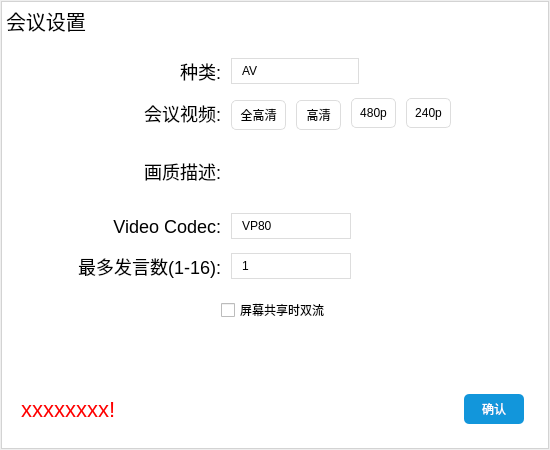
<?xml version="1.0" encoding="UTF-8"?>
<ui version="4.0">
 <class>QualitySelSetDialog</class>
 <widget class="QDialog" name="QualitySelSetDialog">
  <property name="geometry">
   <rect>
    <x>0</x>
    <y>0</y>
    <width>550</width>
    <height>450</height>
   </rect>
  </property>
  <property name="minimumSize">
   <size>
    <width>550</width>
    <height>450</height>
   </size>
  </property>
  <property name="maximumSize">
   <size>
    <width>550</width>
    <height>450</height>
   </size>
  </property>
  <property name="windowTitle">
   <string>QualitySelSetDialog</string>
  </property>
  <property name="styleSheet">
   <string notr="true">QComboBox {
    border: 1px solid #dddddd; 
    padding: 1px 18px 1px 3px; 
    color: #000;
    background: transparent;
padding-left:10px;
}
QLabel{
font-size:18px;
}
QComboBox QAbstractItemView::item {
    height: 26px;  
}
QComboBox::drop-down {
      subcontrol-origin: padding; 
    subcontrol-position: top right; 
    width: 15px;
padding-right:6px;
 border:none;
}
QComboBox::down-arrow {
width: 15px; 
　　background: transparent; 
　　padding: 0px 0px 0px 0px;
	image: url(:/Resources/Images/WinMain/drop.png);
}
</string>
  </property>
  <layout class="QHBoxLayout" name="horizontalLayout">
   <property name="spacing">
    <number>0</number>
   </property>
   <property name="leftMargin">
    <number>1</number>
   </property>
   <property name="topMargin">
    <number>1</number>
   </property>
   <property name="rightMargin">
    <number>1</number>
   </property>
   <property name="bottomMargin">
    <number>1</number>
   </property>
   <item>
    <widget class="QWidget" name="widget" native="true">
     <property name="styleSheet">
      <string notr="true">QWidget#widget
{
 	border:1px solid rgb(211,211,211);
	background-color: rgb(255, 255, 255);
}</string>
     </property>
     <layout class="QVBoxLayout" name="verticalLayout">
      <property name="spacing">
       <number>20</number>
      </property>
      <property name="leftMargin">
       <number>5</number>
      </property>
      <property name="topMargin">
       <number>5</number>
      </property>
      <property name="rightMargin">
       <number>5</number>
      </property>
      <property name="bottomMargin">
       <number>20</number>
      </property>
      <item>
       <widget class="QWidget" name="widget_2" native="true">
        <property name="minimumSize">
         <size>
          <width>0</width>
          <height>30</height>
         </size>
        </property>
        <property name="maximumSize">
         <size>
          <width>16777215</width>
          <height>30</height>
         </size>
        </property>
        <layout class="QHBoxLayout" name="horizontalLayout_2">
         <property name="spacing">
          <number>0</number>
         </property>
         <property name="leftMargin">
          <number>0</number>
         </property>
         <property name="topMargin">
          <number>0</number>
         </property>
         <property name="rightMargin">
          <number>0</number>
         </property>
         <property name="bottomMargin">
          <number>0</number>
         </property>
         <item>
          <widget class="QLabel" name="label">
           <property name="styleSheet">
            <string notr="true">font-size:20px;</string>
           </property>
           <property name="text">
            <string>会议设置</string>
           </property>
          </widget>
         </item>
         <item>
          <widget class="QPushButton" name="closeBtn">
           <property name="minimumSize">
            <size>
             <width>30</width>
             <height>30</height>
            </size>
           </property>
           <property name="maximumSize">
            <size>
             <width>30</width>
             <height>30</height>
            </size>
           </property>
           <property name="inputMethodHints">
            <set>Qt::ImhNone</set>
           </property>
           <property name="text">
            <string/>
           </property>
           <property name="iconSize">
            <size>
             <width>30</width>
             <height>30</height>
            </size>
           </property>
           <property name="autoDefault">
            <bool>true</bool>
           </property>
           <property name="flat">
            <bool>true</bool>
           </property>
          </widget>
         </item>
        </layout>
       </widget>
      </item>
      <item>
       <widget class="QWidget" name="widget_3" native="true">
        <layout class="QVBoxLayout" name="verticalLayout_2">
         <property name="spacing">
          <number>10</number>
         </property>
         <property name="leftMargin">
          <number>15</number>
         </property>
         <property name="topMargin">
          <number>0</number>
         </property>
         <property name="rightMargin">
          <number>0</number>
         </property>
         <property name="bottomMargin">
          <number>0</number>
         </property>
         <item>
          <widget class="QWidget" name="widget_4" native="true">
           <property name="minimumSize">
            <size>
             <width>0</width>
             <height>30</height>
            </size>
           </property>
           <property name="maximumSize">
            <size>
             <width>16777215</width>
             <height>30</height>
            </size>
           </property>
           <layout class="QHBoxLayout" name="horizontalLayout_3">
            <property name="spacing">
             <number>10</number>
            </property>
            <property name="leftMargin">
             <number>0</number>
            </property>
            <property name="topMargin">
             <number>0</number>
            </property>
            <property name="rightMargin">
             <number>0</number>
            </property>
            <property name="bottomMargin">
             <number>0</number>
            </property>
            <item>
             <widget class="QLabel" name="label_2">
              <property name="minimumSize">
               <size>
                <width>200</width>
                <height>0</height>
               </size>
              </property>
              <property name="maximumSize">
               <size>
                <width>200</width>
                <height>16777215</height>
               </size>
              </property>
              <property name="text">
               <string>种类:</string>
              </property>
              <property name="alignment">
               <set>Qt::AlignRight|Qt::AlignTrailing|Qt::AlignVCenter</set>
              </property>
             </widget>
            </item>
            <item>
             <widget class="QComboBox" name="comboBox">
              <property name="minimumSize">
               <size>
                <width>120</width>
                <height>26</height>
               </size>
              </property>
              <property name="maximumSize">
               <size>
                <width>16777215</width>
                <height>26</height>
               </size>
              </property>
              <property name="styleSheet">
               <string notr="true"/>
              </property>
              <item>
               <property name="text">
                <string>AV</string>
               </property>
              </item>
              <item>
               <property name="text">
                <string>Webcam</string>
               </property>
              </item>
              <item>
               <property name="text">
                <string>Screen</string>
               </property>
              </item>
              <item>
               <property name="text">
                <string>Media File</string>
               </property>
              </item>
              <item>
               <property name="text">
                <string>Mddia Device</string>
               </property>
              </item>
             </widget>
            </item>
            <item>
             <spacer name="horizontalSpacer">
              <property name="orientation">
               <enum>Qt::Horizontal</enum>
              </property>
              <property name="sizeHint" stdset="0">
               <size>
                <width>148</width>
                <height>20</height>
               </size>
              </property>
             </spacer>
            </item>
           </layout>
          </widget>
         </item>
         <item>
          <widget class="QWidget" name="widget_5" native="true">
           <property name="minimumSize">
            <size>
             <width>0</width>
             <height>35</height>
            </size>
           </property>
           <property name="maximumSize">
            <size>
             <width>16777215</width>
             <height>35</height>
            </size>
           </property>
           <property name="styleSheet">
            <string notr="true">QPushButton
{
  border:1px solid #dddddd;
   border-radius:5%;
}
QPushButton:checked
{
 background:#1296db;
color:#ffffff;
}</string>
           </property>
           <layout class="QHBoxLayout" name="horizontalLayout_4">
            <property name="spacing">
             <number>10</number>
            </property>
            <property name="leftMargin">
             <number>0</number>
            </property>
            <property name="topMargin">
             <number>0</number>
            </property>
            <property name="rightMargin">
             <number>0</number>
            </property>
            <property name="bottomMargin">
             <number>0</number>
            </property>
            <item>
             <widget class="QLabel" name="label_3">
              <property name="minimumSize">
               <size>
                <width>200</width>
                <height>0</height>
               </size>
              </property>
              <property name="maximumSize">
               <size>
                <width>200</width>
                <height>16777215</height>
               </size>
              </property>
              <property name="text">
               <string>会议视频:</string>
              </property>
              <property name="alignment">
               <set>Qt::AlignRight|Qt::AlignTrailing|Qt::AlignVCenter</set>
              </property>
             </widget>
            </item>
            <item>
             <widget class="QPushButton" name="Btn_1080p">
              <property name="minimumSize">
               <size>
                <width>55</width>
                <height>30</height>
               </size>
              </property>
              <property name="maximumSize">
               <size>
                <width>55</width>
                <height>26</height>
               </size>
              </property>
              <property name="text">
               <string>全高清</string>
              </property>
              <property name="checkable">
               <bool>true</bool>
              </property>
              <property name="checked">
               <bool>false</bool>
              </property>
              <attribute name="buttonGroup">
               <string notr="true">buttonGroup</string>
              </attribute>
             </widget>
            </item>
            <item>
             <widget class="QPushButton" name="Btn_720p">
              <property name="minimumSize">
               <size>
                <width>45</width>
                <height>30</height>
               </size>
              </property>
              <property name="maximumSize">
               <size>
                <width>40</width>
                <height>26</height>
               </size>
              </property>
              <property name="text">
               <string>高清</string>
              </property>
              <property name="checkable">
               <bool>true</bool>
              </property>
              <property name="checked">
               <bool>false</bool>
              </property>
              <attribute name="buttonGroup">
               <string notr="true">buttonGroup</string>
              </attribute>
             </widget>
            </item>
            <item>
             <widget class="QPushButton" name="Btn_480p">
              <property name="minimumSize">
               <size>
                <width>45</width>
                <height>30</height>
               </size>
              </property>
              <property name="maximumSize">
               <size>
                <width>45</width>
                <height>30</height>
               </size>
              </property>
              <property name="text">
               <string>480p</string>
              </property>
              <property name="checkable">
               <bool>true</bool>
              </property>
              <property name="checked">
               <bool>false</bool>
              </property>
              <attribute name="buttonGroup">
               <string notr="true">buttonGroup</string>
              </attribute>
             </widget>
            </item>
            <item>
             <widget class="QPushButton" name="Btn_240p">
              <property name="minimumSize">
               <size>
                <width>45</width>
                <height>30</height>
               </size>
              </property>
              <property name="maximumSize">
               <size>
                <width>45</width>
                <height>30</height>
               </size>
              </property>
              <property name="text">
               <string>240p</string>
              </property>
              <property name="checkable">
               <bool>true</bool>
              </property>
              <property name="checked">
               <bool>false</bool>
              </property>
              <attribute name="buttonGroup">
               <string notr="true">buttonGroup</string>
              </attribute>
             </widget>
            </item>
            <item>
             <spacer name="horizontalSpacer_2">
              <property name="orientation">
               <enum>Qt::Horizontal</enum>
              </property>
              <property name="sizeHint" stdset="0">
               <size>
                <width>148</width>
                <height>20</height>
               </size>
              </property>
             </spacer>
            </item>
           </layout>
          </widget>
         </item>
         <item>
          <widget class="QWidget" name="widget_6" native="true">
           <property name="minimumSize">
            <size>
             <width>0</width>
             <height>60</height>
            </size>
           </property>
           <property name="maximumSize">
            <size>
             <width>16777215</width>
             <height>60</height>
            </size>
           </property>
           <layout class="QHBoxLayout" name="horizontalLayout_5">
            <property name="spacing">
             <number>10</number>
            </property>
            <property name="leftMargin">
             <number>0</number>
            </property>
            <property name="topMargin">
             <number>0</number>
            </property>
            <property name="rightMargin">
             <number>0</number>
            </property>
            <property name="bottomMargin">
             <number>0</number>
            </property>
            <item>
             <widget class="QLabel" name="label_4">
              <property name="minimumSize">
               <size>
                <width>200</width>
                <height>0</height>
               </size>
              </property>
              <property name="maximumSize">
               <size>
                <width>200</width>
                <height>16777215</height>
               </size>
              </property>
              <property name="text">
               <string>画质描述:</string>
              </property>
              <property name="alignment">
               <set>Qt::AlignRight|Qt::AlignTrailing|Qt::AlignVCenter</set>
              </property>
             </widget>
            </item>
            <item>
             <widget class="QLabel" name="label_desc">
              <property name="styleSheet">
               <string notr="true">font-size:12px;</string>
              </property>
              <property name="text">
               <string/>
              </property>
              <property name="wordWrap">
               <bool>true</bool>
              </property>
             </widget>
            </item>
           </layout>
          </widget>
         </item>
         <item>
          <widget class="QWidget" name="widget_7" native="true">
           <property name="minimumSize">
            <size>
             <width>0</width>
             <height>30</height>
            </size>
           </property>
           <property name="maximumSize">
            <size>
             <width>16777215</width>
             <height>30</height>
            </size>
           </property>
           <layout class="QHBoxLayout" name="horizontalLayout_6">
            <property name="spacing">
             <number>10</number>
            </property>
            <property name="leftMargin">
             <number>0</number>
            </property>
            <property name="topMargin">
             <number>0</number>
            </property>
            <property name="rightMargin">
             <number>0</number>
            </property>
            <property name="bottomMargin">
             <number>0</number>
            </property>
            <item>
             <widget class="QLabel" name="label_6">
              <property name="minimumSize">
               <size>
                <width>200</width>
                <height>0</height>
               </size>
              </property>
              <property name="maximumSize">
               <size>
                <width>200</width>
                <height>16777215</height>
               </size>
              </property>
              <property name="text">
               <string>Video Codec:</string>
              </property>
              <property name="alignment">
               <set>Qt::AlignRight|Qt::AlignTrailing|Qt::AlignVCenter</set>
              </property>
             </widget>
            </item>
            <item>
             <widget class="QComboBox" name="comboBox_codec">
              <property name="minimumSize">
               <size>
                <width>120</width>
                <height>26</height>
               </size>
              </property>
              <property name="maximumSize">
               <size>
                <width>16777215</width>
                <height>26</height>
               </size>
              </property>
              <property name="styleSheet">
               <string notr="true"/>
              </property>
              <item>
               <property name="text">
                <string>VP80</string>
               </property>
              </item>
              <item>
               <property name="text">
                <string>h264</string>
               </property>
              </item>
              <item>
               <property name="text">
                <string>HEVC</string>
               </property>
              </item>
             </widget>
            </item>
            <item>
             <spacer name="horizontalSpacer_3">
              <property name="orientation">
               <enum>Qt::Horizontal</enum>
              </property>
              <property name="sizeHint" stdset="0">
               <size>
                <width>148</width>
                <height>20</height>
               </size>
              </property>
             </spacer>
            </item>
           </layout>
          </widget>
         </item>
         <item>
          <widget class="QWidget" name="widget_8" native="true">
           <property name="minimumSize">
            <size>
             <width>0</width>
             <height>30</height>
            </size>
           </property>
           <property name="maximumSize">
            <size>
             <width>16777215</width>
             <height>30</height>
            </size>
           </property>
           <layout class="QHBoxLayout" name="horizontalLayout_7">
            <property name="spacing">
             <number>10</number>
            </property>
            <property name="leftMargin">
             <number>0</number>
            </property>
            <property name="topMargin">
             <number>0</number>
            </property>
            <property name="rightMargin">
             <number>0</number>
            </property>
            <property name="bottomMargin">
             <number>0</number>
            </property>
            <item>
             <widget class="QLabel" name="label_7">
              <property name="minimumSize">
               <size>
                <width>200</width>
                <height>0</height>
               </size>
              </property>
              <property name="maximumSize">
               <size>
                <width>200</width>
                <height>16777215</height>
               </size>
              </property>
              <property name="text">
               <string>最多发言数(1-16):</string>
              </property>
              <property name="alignment">
               <set>Qt::AlignRight|Qt::AlignTrailing|Qt::AlignVCenter</set>
              </property>
             </widget>
            </item>
            <item>
             <widget class="QComboBox" name="comboBox_usMaxSpeakers">
              <property name="minimumSize">
               <size>
                <width>120</width>
                <height>26</height>
               </size>
              </property>
              <property name="maximumSize">
               <size>
                <width>16777215</width>
                <height>26</height>
               </size>
              </property>
              <property name="styleSheet">
               <string notr="true"/>
              </property>
              <property name="currentText">
               <string>1</string>
              </property>
              <item>
               <property name="text">
                <string>1</string>
               </property>
              </item>
              <item>
               <property name="text">
                <string>2</string>
               </property>
              </item>
              <item>
               <property name="text">
                <string>3</string>
               </property>
              </item>
              <item>
               <property name="text">
                <string>4</string>
               </property>
              </item>
              <item>
               <property name="text">
                <string>5</string>
               </property>
              </item>
              <item>
               <property name="text">
                <string>6</string>
               </property>
              </item>
              <item>
               <property name="text">
                <string>7</string>
               </property>
              </item>
              <item>
               <property name="text">
                <string>8</string>
               </property>
              </item>
              <item>
               <property name="text">
                <string>9</string>
               </property>
              </item>
              <item>
               <property name="text">
                <string>10</string>
               </property>
              </item>
              <item>
               <property name="text">
                <string>11</string>
               </property>
              </item>
              <item>
               <property name="text">
                <string>12</string>
               </property>
              </item>
              <item>
               <property name="text">
                <string>13</string>
               </property>
              </item>
              <item>
               <property name="text">
                <string>14</string>
               </property>
              </item>
              <item>
               <property name="text">
                <string>15</string>
               </property>
              </item>
              <item>
               <property name="text">
                <string>16</string>
               </property>
              </item>
              <item>
               <property name="text">
                <string>17</string>
               </property>
              </item>
              <item>
               <property name="text">
                <string>18</string>
               </property>
              </item>
              <item>
               <property name="text">
                <string>19</string>
               </property>
              </item>
              <item>
               <property name="text">
                <string>20</string>
               </property>
              </item>
              <item>
               <property name="text">
                <string>21</string>
               </property>
              </item>
              <item>
               <property name="text">
                <string>22</string>
               </property>
              </item>
              <item>
               <property name="text">
                <string>23</string>
               </property>
              </item>
              <item>
               <property name="text">
                <string>24</string>
               </property>
              </item>
              <item>
               <property name="text">
                <string>25</string>
               </property>
              </item>
             </widget>
            </item>
            <item>
             <spacer name="horizontalSpacer_4">
              <property name="orientation">
               <enum>Qt::Horizontal</enum>
              </property>
              <property name="sizeHint" stdset="0">
               <size>
                <width>141</width>
                <height>20</height>
               </size>
              </property>
             </spacer>
            </item>
           </layout>
          </widget>
         </item>
         <item>
          <widget class="QWidget" name="widget_9" native="true">
           <layout class="QHBoxLayout" name="horizontalLayout_8">
            <property name="spacing">
             <number>0</number>
            </property>
            <property name="leftMargin">
             <number>0</number>
            </property>
            <property name="topMargin">
             <number>0</number>
            </property>
            <property name="rightMargin">
             <number>0</number>
            </property>
            <property name="bottomMargin">
             <number>0</number>
            </property>
            <item>
             <widget class="QWidget" name="widget_10" native="true">
              <property name="minimumSize">
               <size>
                <width>200</width>
                <height>0</height>
               </size>
              </property>
              <property name="maximumSize">
               <size>
                <width>200</width>
                <height>16777215</height>
               </size>
              </property>
             </widget>
            </item>
            <item>
             <widget class="QCheckBox" name="checkDouble">
              <property name="text">
               <string>屏幕共享时双流</string>
              </property>
             </widget>
            </item>
           </layout>
          </widget>
         </item>
         <item>
          <widget class="QLabel" name="label_8">
           <property name="text">
            <string/>
           </property>
          </widget>
         </item>
         <item>
          <widget class="QWidget" name="widget_11" native="true">
           <property name="minimumSize">
            <size>
             <width>0</width>
             <height>40</height>
            </size>
           </property>
           <property name="maximumSize">
            <size>
             <width>16777215</width>
             <height>40</height>
            </size>
           </property>
           <layout class="QHBoxLayout" name="horizontalLayout_11">
            <property name="spacing">
             <number>10</number>
            </property>
            <property name="leftMargin">
             <number>0</number>
            </property>
            <property name="topMargin">
             <number>0</number>
            </property>
            <property name="rightMargin">
             <number>20</number>
            </property>
            <property name="bottomMargin">
             <number>0</number>
            </property>
            <item>
             <widget class="QLabel" name="label_err">
              <property name="styleSheet">
               <string notr="true">font-size:22px;
color:red;</string>
              </property>
              <property name="text">
               <string>xxxxxxxx!</string>
              </property>
             </widget>
            </item>
            <item>
             <spacer name="horizontalSpacer_8">
              <property name="orientation">
               <enum>Qt::Horizontal</enum>
              </property>
              <property name="sizeHint" stdset="0">
               <size>
                <width>225</width>
                <height>20</height>
               </size>
              </property>
             </spacer>
            </item>
            <item>
             <widget class="QPushButton" name="pushButton_6">
              <property name="minimumSize">
               <size>
                <width>60</width>
                <height>30</height>
               </size>
              </property>
              <property name="maximumSize">
               <size>
                <width>60</width>
                <height>30</height>
               </size>
              </property>
              <property name="styleSheet">
               <string notr="true">QPushButton
{
 border:none;
 background:#1296db;
color:#ffffff;
border-radius:5%;
}</string>
              </property>
              <property name="text">
               <string>确认</string>
              </property>
             </widget>
            </item>
           </layout>
          </widget>
         </item>
        </layout>
       </widget>
      </item>
     </layout>
    </widget>
   </item>
  </layout>
 </widget>
 <layoutdefault spacing="6" margin="11"/>
 <resources>
  <include location="CMainFrame.qrc"/>
 </resources>
 <connections>
  <connection>
   <sender>Btn_1080p</sender>
   <signal>toggled(bool)</signal>
   <receiver>QualitySelSetDialog</receiver>
   <slot>slot_resulation_toggled(bool)</slot>
   <hints>
    <hint type="sourcelabel">
     <x>176</x>
     <y>119</y>
    </hint>
    <hint type="destinationlabel">
     <x>439</x>
     <y>185</y>
    </hint>
   </hints>
  </connection>
  <connection>
   <sender>Btn_720p</sender>
   <signal>toggled(bool)</signal>
   <receiver>QualitySelSetDialog</receiver>
   <slot>slot_resulation_toggled(bool)</slot>
   <hints>
    <hint type="sourcelabel">
     <x>229</x>
     <y>116</y>
    </hint>
    <hint type="destinationlabel">
     <x>439</x>
     <y>161</y>
    </hint>
   </hints>
  </connection>
  <connection>
   <sender>Btn_240p</sender>
   <signal>toggled(bool)</signal>
   <receiver>QualitySelSetDialog</receiver>
   <slot>slot_resulation_toggled(bool)</slot>
   <hints>
    <hint type="sourcelabel">
     <x>377</x>
     <y>109</y>
    </hint>
    <hint type="destinationlabel">
     <x>439</x>
     <y>115</y>
    </hint>
   </hints>
  </connection>
  <connection>
   <sender>pushButton_6</sender>
   <signal>clicked()</signal>
   <receiver>QualitySelSetDialog</receiver>
   <slot>slot_button_ok()</slot>
   <hints>
    <hint type="sourcelabel">
     <x>318</x>
     <y>423</y>
    </hint>
    <hint type="destinationlabel">
     <x>297</x>
     <y>592</y>
    </hint>
   </hints>
  </connection>
  <connection>
   <sender>closeBtn</sender>
   <signal>clicked(bool)</signal>
   <receiver>QualitySelSetDialog</receiver>
   <slot>close()</slot>
   <hints>
    <hint type="sourcelabel">
     <x>523</x>
     <y>25</y>
    </hint>
    <hint type="destinationlabel">
     <x>274</x>
     <y>274</y>
    </hint>
   </hints>
  </connection>
  <connection>
   <sender>Btn_480p</sender>
   <signal>toggled(bool)</signal>
   <receiver>QualitySelSetDialog</receiver>
   <slot>slot_resulation_toggled(bool)</slot>
   <hints>
    <hint type="sourcelabel">
     <x>327</x>
     <y>117</y>
    </hint>
    <hint type="destinationlabel">
     <x>439</x>
     <y>136</y>
    </hint>
   </hints>
  </connection>
 </connections>
 <slots>
  <slot>slot_resulation_toggled(bool)</slot>
  <slot>slot_checkbox_checked(bool)</slot>
  <slot>slot_button_ok()</slot>
  <slot>slot_button_set()</slot>
 </slots>
 <buttongroups>
  <buttongroup name="buttonGroup"/>
 </buttongroups>
</ui>
